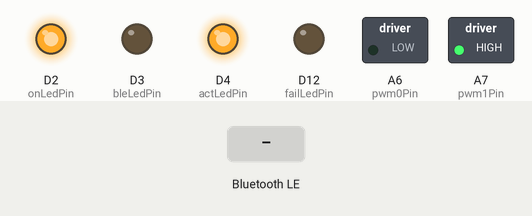
Bench run of a sketch on a simulated Arduino Nano 33 IoT. Shown: switched loads named in the sketch (green lamp = pin HIGH), output pins drawn as LEDs (lit = HIGH). The inputs (shaded band) are chosen by the test bench. Nothing arrives over Bluetooth unless stated; a phone connects over Bluetooth LE 3 s after start.

Above: at 0.1 s.
At 3.8 s:
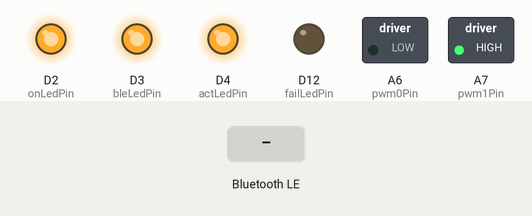
3.9 s: Bluetooth LE write "1" received
At 4.8 s:
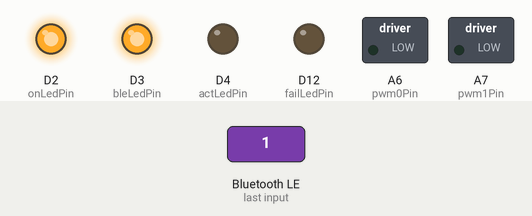
Timing chart, 0 to 6.9 s (numbered marks = the images above; inputs shaded):
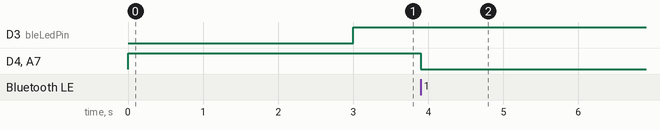

The sketch:

TCWPeripheral.ino
```cpp
// Nick Cerone
// ceronj26@mit.edu
// 4.20.24
// Modified from Examples > ArduinoBLE > Peripheral > LED (public domain)
// Edited by Sreela Kodali, 5/19/24, kodali@stanford.edu

/* ***NOTE***

  Each independent winch needs a different UUID so that the controller can distinguish them.
  This can be changed in the line:

  BLEService ledService("[INSERT UUID HERE]");

  By default, I have set the controller to interpret UUIDs beginning with "19B10000-E8F2-537E-4F6C-D104768A120",
  and incrementing the last digit by 1 for each new winch (i.e. winch 0 has UUID "19B10000-E8F2-537E-4F6C-D104768A120",
  winch 1 has UUID "19B10000-E8F2-537E-4F6C-D104768A121"). Therefore, for every new winch to which this code gets uploaded,
  ensure that you increment this one digit so as to give the new winch an independend ID. The BLEByteCharacteristic line
  (the next line under that) stays the same.


  Additionally (but not necessary for the controller) you would like to control the winches via a Bluetooth scanner (I use
  the BLE scanner on my iPhone), you can more easily distinguish the winches by changing their local name in the setup
  under the line BLE.setLocalName("TCW_0");. Again, this is not really necessary unless you would like to distinguish them
  in some format where you see thier local name.

***NOTE*** */


#include <ArduinoBLE.h>                               // v Change this last digit depending on what index winch the code gets posted to
BLEService ledService("19B10000-E8F2-537E-4F6C-D104768eA120");  // Bluetooth® Low Energy LED Service
BLEByteCharacteristic switchCharacteristic("19B10001-E8F2-537E-4F6C-D104768A1214", BLERead | BLEWrite); // This should be the same for all winches (do not modify)


// define indicator LED pins
const int onLedPin = 2;     // LED indicator: setup is complete (ble is advertising)
const int bleLedPin = 3;    // LED indicator: nano is connected to central
const int actLedPin = 4;    // LED indicator: the actuator is forward
const int failLedPin = 12;  // LED indicator: ble has failed

// define analog pins to send PWM to motor controller
const int pwm0Pin = A6;         // IN1
const int pwm1Pin = A7;         // IN2
const int in[2] = { 255, 0 };   // retracted PWMs
const int out[2] = { 0, 255 };  // Extended PWMs
const int neutral[2] = {0, 0};  // Edited: coast


// =============== SETUP  ===============

void setup() {

  // set all pins to output mode
  pinMode(onLedPin, OUTPUT);
  pinMode(bleLedPin, OUTPUT);
  pinMode(actLedPin, OUTPUT);
  pinMode(failLedPin, OUTPUT);
  pinMode(pwm0Pin, OUTPUT);
  pinMode(pwm1Pin, OUTPUT);


  // === BLE SETUP (mostly based on the LedControl example) ===
  // begin initialization
  if (!BLE.begin()) {
    digitalWrite(failLedPin, HIGH);  // if ble fails, indicate
    while (1); // stop evertything
  }

  // set advertised local name and service UUID:
  BLE.setLocalName("TCW_0");
  BLE.setAdvertisedService(ledService);

  // add the characteristic to the service
  ledService.addCharacteristic(switchCharacteristic);

  // add service
  BLE.addService(ledService);

  // set the initial value for the characeristic:
  switchCharacteristic.writeValue(0x0F); // 0x0F is "forwards" on the actuator

  // start advertising
  BLE.advertise();
  // ======


  // set default motor value to extend
  analogWrite(pwm0Pin, out[0]);
  analogWrite(pwm1Pin, out[1]);
  digitalWrite(actLedPin, HIGH);

  // setup complete. indicate that the bluetooth connection is being advertised
  digitalWrite(onLedPin, HIGH);


}  // end setup()

// =============== SETUP  ===============


// =============== LOOP  ===============

void loop() {
  digitalWrite(bleLedPin, LOW); // Always default that we're not connected to BLE

  // listen for Bluetooth® Low Energy peripherals to connect:
  BLEDevice central = BLE.central();

  // if the controller accesses this peripheral
  if (central) {
    digitalWrite(bleLedPin, HIGH); // indicate

    // while the central is still connected to peripheral:
    while (central.connected()) {

      // if the remote device wrote to the characteristic, use the value to control the LED:
      if (switchCharacteristic.written()) {
        int input = switchCharacteristic.value();     // the value written by central

        if (input == 0x0F || input == 0xFF) {         // forwards (this 0x0F and 0x0B convention was devised while we were still using the BLE scanner app)
          digitalWrite(actLedPin, HIGH);              // will turn the LED on to indicate
          analogWrite(pwm0Pin, out[0]);
          analogWrite(pwm1Pin, out[1]);               // will drive actuator forwards (outwards)

          //Edited: After driven forward, h-bridge set to coast/neutral
          delay(3000);
          analogWrite(pwm0Pin, neutral[0]);
          analogWrite(pwm1Pin, neutral[1]);
        } else if (input == 0x0B || input == 0xBB) {  // backwards
          digitalWrite(actLedPin, LOW);               // will turn the LED off
          analogWrite(pwm0Pin, in[0]);
          analogWrite(pwm1Pin, in[1]);                // will drive actuator backwards (inwards)

          //Edited: After driven forward, h-bridge set to coast/neutral
          delay(3000);
          analogWrite(pwm0Pin, neutral[0]);
          analogWrite(pwm1Pin, neutral[1]);          // h-bridge is in coast, neutral

          // Edited: input of 0 will result in neutral/coast for linear acutator, no current being drawn
        } else if (input == 0x00 || input == 0x0) {
          digitalWrite(actLedPin, LOW);               // will turn the LED off
          analogWrite(pwm0Pin, neutral[0]);
          analogWrite(pwm1Pin, neutral[1]);          // h-bridge is in coast, neutral

          // Edited: default, any other input sent will result in neutral/coast for linear acutator, no current being drawn
        } else {
          digitalWrite(actLedPin, LOW);               // will turn the LED off
          analogWrite(pwm0Pin, neutral[0]);
          analogWrite(pwm1Pin, neutral[1]);          // h-bridge is in coast, neutral
        }
      }

    }  // end while (central.connected())

  } // end if (central)

}  // end loop()

// =============== LOOP  ===============
```

Measured:
- after the input at 3.9 s, D4 (actLedPin), A7 (pwm1Pin): HIGH → LOW at once
